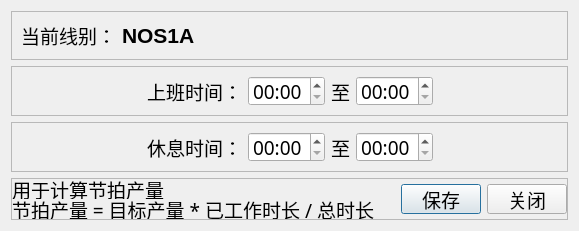
<?xml version="1.0" encoding="UTF-8"?>
<ui version="4.0">
 <class>Dialog</class>
 <widget class="QDialog" name="Dialog">
  <property name="geometry">
   <rect>
    <x>0</x>
    <y>0</y>
    <width>579</width>
    <height>224</height>
   </rect>
  </property>
  <property name="font">
   <font>
    <family>Microsoft YaHei UI Light</family>
    <pointsize>14</pointsize>
   </font>
  </property>
  <property name="windowTitle">
   <string>作休时间设置</string>
  </property>
  <layout class="QVBoxLayout" name="verticalLayout">
   <item>
    <widget class="QFrame" name="frame">
     <property name="maximumSize">
      <size>
       <width>16777215</width>
       <height>50</height>
      </size>
     </property>
     <property name="frameShape">
      <enum>QFrame::StyledPanel</enum>
     </property>
     <property name="frameShadow">
      <enum>QFrame::Raised</enum>
     </property>
     <layout class="QHBoxLayout" name="horizontalLayout">
      <item>
       <widget class="QLabel" name="label">
        <property name="text">
         <string>当前线别：</string>
        </property>
       </widget>
      </item>
      <item>
       <widget class="QLabel" name="label_2">
        <property name="font">
         <font>
          <family>Microsoft YaHei UI</family>
          <pointsize>16</pointsize>
          <weight>75</weight>
          <bold>true</bold>
         </font>
        </property>
        <property name="text">
         <string>NOS1A</string>
        </property>
       </widget>
      </item>
      <item>
       <spacer name="horizontalSpacer">
        <property name="orientation">
         <enum>Qt::Horizontal</enum>
        </property>
        <property name="sizeHint" stdset="0">
         <size>
          <width>354</width>
          <height>20</height>
         </size>
        </property>
       </spacer>
      </item>
     </layout>
    </widget>
   </item>
   <item>
    <widget class="QFrame" name="frame_2">
     <property name="maximumSize">
      <size>
       <width>16777215</width>
       <height>50</height>
      </size>
     </property>
     <property name="frameShape">
      <enum>QFrame::StyledPanel</enum>
     </property>
     <property name="frameShadow">
      <enum>QFrame::Raised</enum>
     </property>
     <layout class="QHBoxLayout" name="horizontalLayout_2">
      <item>
       <spacer name="horizontalSpacer_2">
        <property name="orientation">
         <enum>Qt::Horizontal</enum>
        </property>
        <property name="sizeHint" stdset="0">
         <size>
          <width>117</width>
          <height>20</height>
         </size>
        </property>
       </spacer>
      </item>
      <item>
       <widget class="QLabel" name="label_3">
        <property name="text">
         <string>上班时间：</string>
        </property>
       </widget>
      </item>
      <item>
       <widget class="QTimeEdit" name="timeEdit">
        <property name="minimumSize">
         <size>
          <width>70</width>
          <height>0</height>
         </size>
        </property>
        <property name="maximumSize">
         <size>
          <width>100</width>
          <height>16777215</height>
         </size>
        </property>
        <property name="displayFormat">
         <string>hh:mm</string>
        </property>
       </widget>
      </item>
      <item>
       <widget class="QLabel" name="label_4">
        <property name="text">
         <string>至</string>
        </property>
       </widget>
      </item>
      <item>
       <widget class="QTimeEdit" name="timeEdit_2">
        <property name="minimumSize">
         <size>
          <width>70</width>
          <height>0</height>
         </size>
        </property>
        <property name="maximumSize">
         <size>
          <width>100</width>
          <height>16777215</height>
         </size>
        </property>
        <property name="displayFormat">
         <string>hh:mm</string>
        </property>
       </widget>
      </item>
      <item>
       <spacer name="horizontalSpacer_3">
        <property name="orientation">
         <enum>Qt::Horizontal</enum>
        </property>
        <property name="sizeHint" stdset="0">
         <size>
          <width>116</width>
          <height>20</height>
         </size>
        </property>
       </spacer>
      </item>
     </layout>
    </widget>
   </item>
   <item>
    <widget class="QFrame" name="frame_3">
     <property name="maximumSize">
      <size>
       <width>16777215</width>
       <height>50</height>
      </size>
     </property>
     <property name="frameShape">
      <enum>QFrame::StyledPanel</enum>
     </property>
     <property name="frameShadow">
      <enum>QFrame::Raised</enum>
     </property>
     <layout class="QHBoxLayout" name="horizontalLayout_3">
      <item>
       <spacer name="horizontalSpacer_4">
        <property name="orientation">
         <enum>Qt::Horizontal</enum>
        </property>
        <property name="sizeHint" stdset="0">
         <size>
          <width>40</width>
          <height>20</height>
         </size>
        </property>
       </spacer>
      </item>
      <item>
       <widget class="QLabel" name="label_6">
        <property name="text">
         <string>休息时间：</string>
        </property>
       </widget>
      </item>
      <item>
       <widget class="QTimeEdit" name="timeEdit_3">
        <property name="minimumSize">
         <size>
          <width>70</width>
          <height>0</height>
         </size>
        </property>
        <property name="maximumSize">
         <size>
          <width>100</width>
          <height>16777215</height>
         </size>
        </property>
        <property name="displayFormat">
         <string>hh:mm</string>
        </property>
       </widget>
      </item>
      <item>
       <widget class="QLabel" name="label_5">
        <property name="text">
         <string>至</string>
        </property>
       </widget>
      </item>
      <item>
       <widget class="QTimeEdit" name="timeEdit_4">
        <property name="minimumSize">
         <size>
          <width>70</width>
          <height>0</height>
         </size>
        </property>
        <property name="maximumSize">
         <size>
          <width>100</width>
          <height>16777215</height>
         </size>
        </property>
        <property name="displayFormat">
         <string>hh:mm</string>
        </property>
       </widget>
      </item>
      <item>
       <spacer name="horizontalSpacer_5">
        <property name="orientation">
         <enum>Qt::Horizontal</enum>
        </property>
        <property name="sizeHint" stdset="0">
         <size>
          <width>40</width>
          <height>20</height>
         </size>
        </property>
       </spacer>
      </item>
     </layout>
    </widget>
   </item>
   <item>
    <widget class="QFrame" name="frame_4">
     <property name="maximumSize">
      <size>
       <width>16777215</width>
       <height>50</height>
      </size>
     </property>
     <property name="frameShape">
      <enum>QFrame::StyledPanel</enum>
     </property>
     <property name="frameShadow">
      <enum>QFrame::Raised</enum>
     </property>
     <layout class="QHBoxLayout" name="horizontalLayout_4">
      <property name="spacing">
       <number>6</number>
      </property>
      <property name="leftMargin">
       <number>0</number>
      </property>
      <property name="topMargin">
       <number>0</number>
      </property>
      <property name="rightMargin">
       <number>0</number>
      </property>
      <property name="bottomMargin">
       <number>0</number>
      </property>
      <item>
       <layout class="QVBoxLayout" name="verticalLayout_2">
        <property name="spacing">
         <number>0</number>
        </property>
        <item>
         <widget class="QLabel" name="label_7">
          <property name="minimumSize">
           <size>
            <width>0</width>
            <height>20</height>
           </size>
          </property>
          <property name="text">
           <string>用于计算节拍产量</string>
          </property>
         </widget>
        </item>
        <item>
         <widget class="QLabel" name="label_8">
          <property name="minimumSize">
           <size>
            <width>0</width>
            <height>20</height>
           </size>
          </property>
          <property name="text">
           <string>节拍产量 = 目标产量 * 已工作时长 / 总时长</string>
          </property>
         </widget>
        </item>
       </layout>
      </item>
      <item>
       <spacer name="horizontalSpacer_7">
        <property name="orientation">
         <enum>Qt::Horizontal</enum>
        </property>
        <property name="sizeHint" stdset="0">
         <size>
          <width>40</width>
          <height>20</height>
         </size>
        </property>
       </spacer>
      </item>
      <item>
       <widget class="QPushButton" name="pushButton">
        <property name="maximumSize">
         <size>
          <width>16777215</width>
          <height>30</height>
         </size>
        </property>
        <property name="text">
         <string>保存</string>
        </property>
       </widget>
      </item>
      <item>
       <widget class="QPushButton" name="pushButton_2">
        <property name="maximumSize">
         <size>
          <width>16777215</width>
          <height>30</height>
         </size>
        </property>
        <property name="text">
         <string>关闭</string>
        </property>
       </widget>
      </item>
     </layout>
    </widget>
   </item>
  </layout>
 </widget>
 <resources/>
 <connections>
  <connection>
   <sender>pushButton_2</sender>
   <signal>clicked()</signal>
   <receiver>Dialog</receiver>
   <slot>reject()</slot>
   <hints>
    <hint type="sourcelabel">
     <x>136</x>
     <y>203</y>
    </hint>
    <hint type="destinationlabel">
     <x>353</x>
     <y>-16</y>
    </hint>
   </hints>
  </connection>
 </connections>
</ui>
